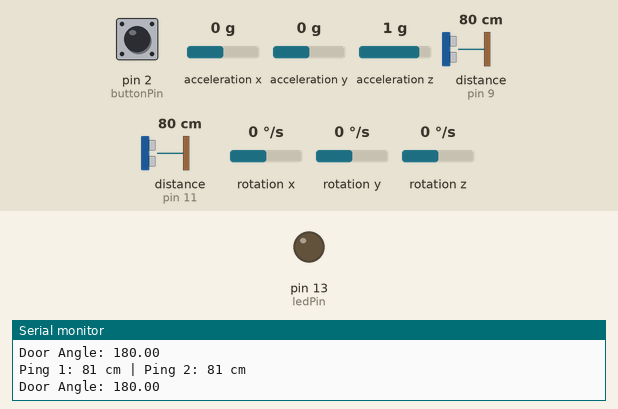
This sketch was run on a simulated Arduino Uno, built for the host (arithmetic inside an expression is 32-bit, double 64-bit). On the bench: output pins drawn as LEDs (lit = HIGH), the last lines printed to the serial monitor. Inputs (shaded band) come from the test bench; at power-on: pin 2 (buttonPin) LOW, acceleration x 0 g, acceleration y 0 g, acceleration z 1 g, distance to the obstacle (sensors on pin 9, pin 11) 80 cm, rotation x 0 °/s, rotation y 0 °/s, rotation z 0 °/s. The echo pulse lasts 58.3 µs per cm.

Above: at 1.2 s.
1.3 s: pin 2 (buttonPin) pulled HIGH for 0.15 s
At 1.37 s:
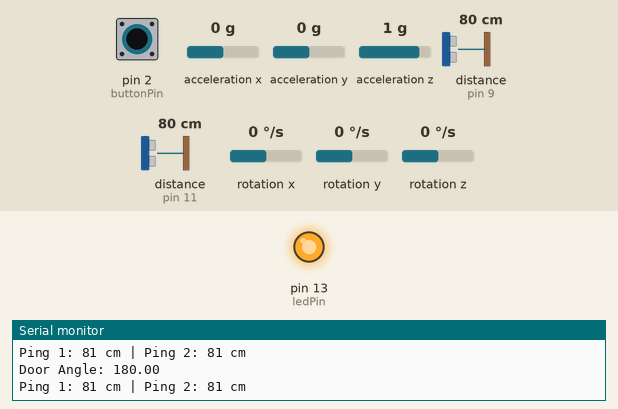
14.9 s: pin 2 (buttonPin) pulled HIGH for 1 s
At 16.8 s:
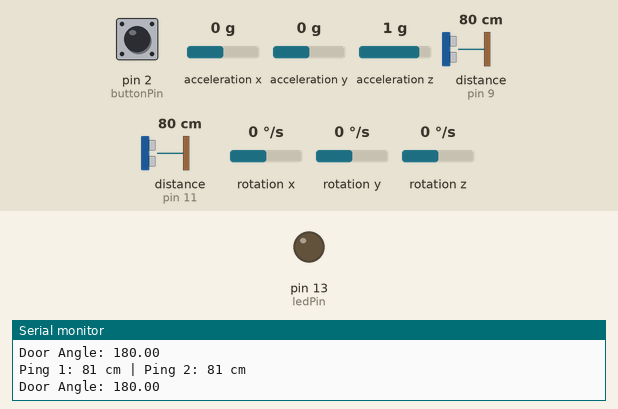
Timing chart, 0 to 18.3 s (numbered marks = the images above; inputs shaded):
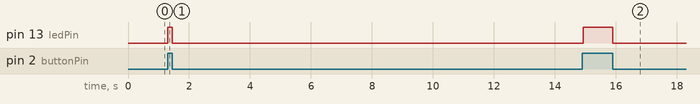

The sketch:

BaselineReading.ino
```cpp
#include <CurieIMU.h>
#include <MadgwickAHRS.h>
#include <NewPing.h>

// ULTRASONIC
#define TRIGGER_PIN_1  12  // Arduino pin tied to trigger pin on the ultrasonic sensor.
#define ECHO_PIN_1     11  // Arduino pin tied to echo pin on the ultrasonic sensor.
#define TRIGGER_PIN_2  10  // Arduino pin tied to trigger pin on the ultrasonic sensor.
#define ECHO_PIN_2     9  // Arduino pin tied to echo pin on the ultrasonic sensor.

#define DETECTION_THRESH 50 // Distance cutoff for passing
#define MAX_DISTANCE 200 // Maximum distance we want to ping for (in centimeters). Maximum sensor distance is rated at 400-500cm.

NewPing sonar_1(TRIGGER_PIN_1, ECHO_PIN_1, MAX_DISTANCE); // NewPing setup of pins and maximum distance.
NewPing sonar_2(TRIGGER_PIN_2, ECHO_PIN_2, MAX_DISTANCE); // NewPing setup of pins and maximum distance.

// MADGEWICK
Madgwick filter;
unsigned long microsPerReading, microsPrevious;
float accelScale, gyroScale;

// BUTTON
// set pin numbers:
const int buttonPin = 2;     // the number of the pushbutton pin
const int ledPin =  13;      // the number of the LED pin

int buttonState = 0;         // variable for reading the pushbutton status

// BASELINE
const int readyPin = 3;

// SETUP
void setup() {
  Serial.begin(9600);

  // start the IMU and filter
  CurieIMU.begin();
  CurieIMU.setGyroRate(25);
  CurieIMU.setAccelerometerRate(25);
  filter.begin(25);

  // Set the accelerometer range to 2G
  CurieIMU.setAccelerometerRange(2);
  // Set the gyroscope range to 250 degrees/second
  CurieIMU.setGyroRange(250);

  // initialize variables to pace updates to correct rate
  microsPerReading = 1000000 / 25;
  microsPrevious = micros();

  // initialize the LED pin as an output:
  pinMode(ledPin, OUTPUT);
  // initialize the pushbutton pin as an input:
  pinMode(buttonPin, INPUT);
}

void loop() {
  // read the state of the pushbutton value:
  buttonState = digitalRead(buttonPin);

  // check if the pushbutton is pressed.
  // if it is, the buttonState is HIGH:
  if (buttonState == HIGH) {
    // turn LED on:
    digitalWrite(ledPin, HIGH);
    digitalWrite(readyPin, HIGH);
  } else {
    // turn LED off:
    digitalWrite(ledPin, LOW);
    int aix, aiy, aiz;
    int gix, giy, giz;
    float ax, ay, az;
    float gx, gy, gz;
    float doorAngle;
    int ping_1, ping_2;
    unsigned long microsNow;

    // check if it's time to read data and update the filter
    microsNow = micros();
    if (microsNow - microsPrevious >= microsPerReading) {

      // read raw data from CurieIMU
      CurieIMU.readMotionSensor(aix, aiy, aiz, gix, giy, giz);

      // convert from raw data to gravity and degrees/second units
      ax = convertRawAcceleration(aix);
      ay = convertRawAcceleration(aiy);
      az = convertRawAcceleration(aiz);
      gx = convertRawGyro(gix);
      gy = convertRawGyro(giy);
      gz = convertRawGyro(giz);

      // update the filter, which computes orientation
      filter.updateIMU(gx, gy, gz, ax, ay, az);

      // print the heading, pitch and roll
      doorAngle = filter.getYaw();
      Serial.print("Door Angle: ");
      Serial.println(doorAngle);

      ping_1 = sonar_1.ping_cm();
      ping_2 = sonar_2.ping_cm();
      printpings(ping_1, ping_2);

      // increment previous time, so we keep proper pace
      microsPrevious = microsPrevious + microsPerReading;
    }
  }
}

float convertRawAcceleration(int aRaw) {
  // since we are using 2G range
  // -2g maps to a raw value of -32768
  // +2g maps to a raw value of 32767

  float a = (aRaw * 2.0) / 32768.0;
  return a;
}

float convertRawGyro(int gRaw) {
  // since we are using 250 degrees/seconds range
  // -250 maps to a raw value of -32768
  // +250 maps to a raw value of 32767

  float g = (gRaw * 250.0) / 32768.0;
  return g;
}

void printpings(int ping_1, int ping_2) {
  Serial.print("Ping 1: ");
  Serial.print(ping_1); // Send ping, get distance in cm and print result (0 = outside set distance range)
  Serial.print(" cm | Ping 2: ");
  Serial.print(ping_2); // Send ping, get distance in cm and print result (0 = outside set distance range)
  Serial.println(" cm");
}
```

Measured:
- after the input at 1.3 s, pin 13 (ledPin): LOW → HIGH at once, → LOW 0.15 s later
- after the input at 14.9 s, pin 13 (ledPin): LOW → HIGH at once, → LOW 0.98 s later
